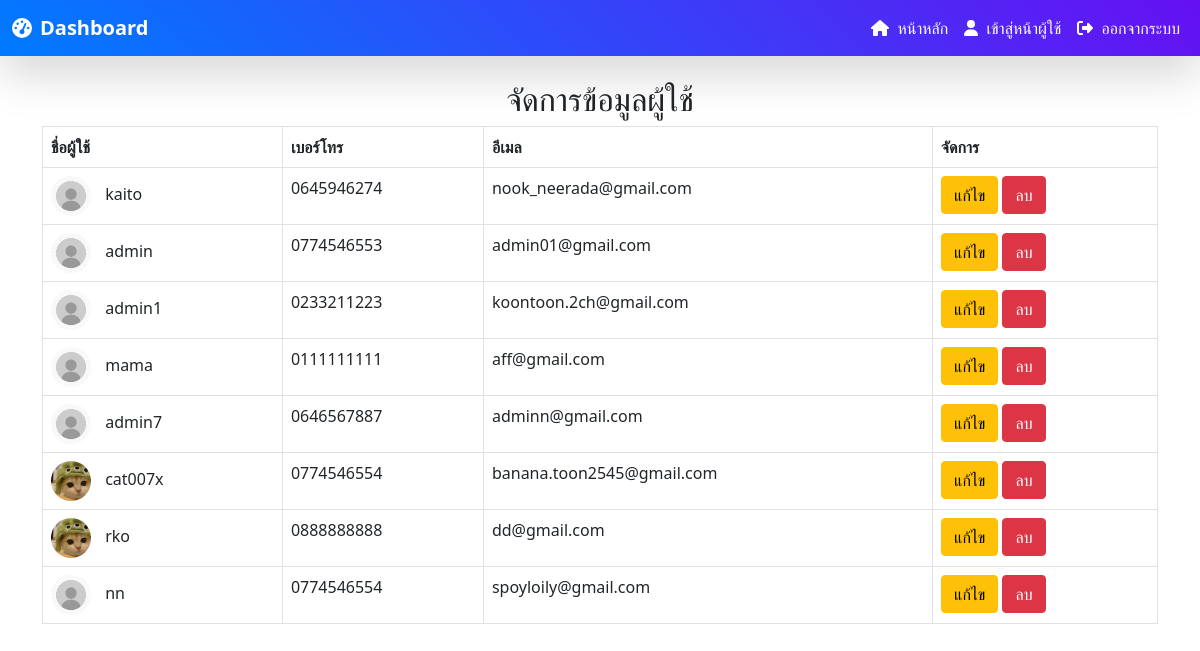
The page /Admin/manage_users.php (signed in) on the database as committed earlier.
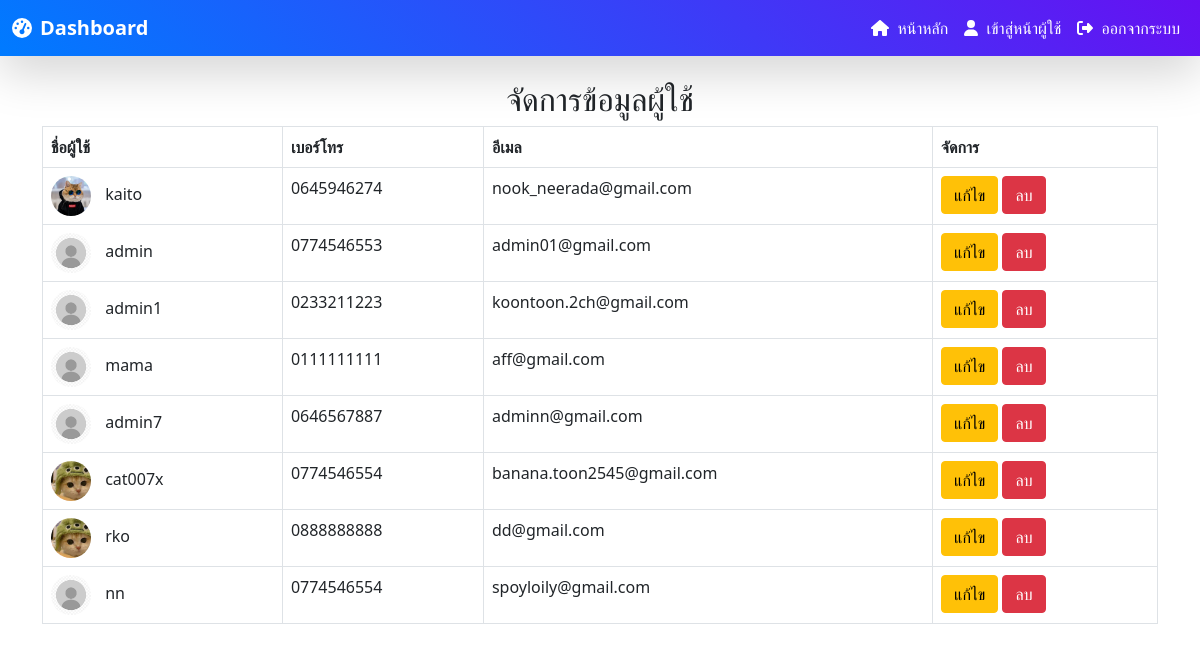
The same page on the database as committed later.
### tables this page shows
CREATE TABLE `users` (
  `id` int(11) NOT NULL,
  `username` varchar(255) NOT NULL,
  `password` varchar(255) NOT NULL,
  `email` varchar(255) NOT NULL,
  `phone` varchar(20) NOT NULL,
  `profile_pic` varchar(255) DEFAULT NULL,
  `created_at` timestamp NOT NULL DEFAULT current_timestamp(),
  `role` varchar(20) NOT NULL DEFAULT 'user'
);

### Admin/manage_users.php (the view, shortened to what this page needs)
<?php
include('db_connect.php');
$sql = "SELECT * FROM users";
$result = $conn->query($sql);
?>
<!DOCTYPE html>
<html lang="th">
<head>
    <link href="https://cdn.jsdelivr.net/npm/bootstrap@5.0.2/dist/css/bootstrap.min.css" rel="stylesheet">
</head>
<body>
    <?php include('navbar.php'); ?>
    <div class="container mt-4">
        <div class="text-center">
            <h2>จัดการข้อมูลผู้ใช้</h2>
        </div>
        <table class="table table-bordered">
            <thead>
                <tr>
                    <th>ชื่อผู้ใช้</th>
                    <th>เบอร์โทร</th>
                    <th>อีเมล</th>
                    <th>จัดการ</th>
                </tr>
            </thead>
            <tbody>
                <?php while ($row = $result->fetch_assoc()) { ?>
                    <tr>
                        <td>
                            <img src="../imgPf/<?php echo ($row['profile_pic'] ? $row['profile_pic'] : 'default.png'); ?>" alt="Profile Picture" style="width: 40px; height: 40px; border-radius: 50%; margin-right: 10px;">
                            <?php echo $row['username']; ?>
                        </td>
                        <td><?php echo $row['phone']; ?></td>
                        <td><?php echo $row['email']; ?></td>
                        <td>
                            <a href="edit_user.php?id=<?php echo $row['id']; ?>" class="btn btn-warning">แก้ไข</a>
                            <a href="manage_users.php?delete_id=<?php echo $row['id']; ?>" onclick="return confirm('คุณต้องการลบผู้ใช้คนนี้หรือไม่?')" class="btn btn-danger">ลบ</a>
                        </td>
                    </tr>
                <?php } ?>
            </tbody>
        </table>
    </div>
</body>
</html>

Rows that differ between the two databases and show on the page:
changed users "kaito": profile_pic: picture added in place of a placeholder
